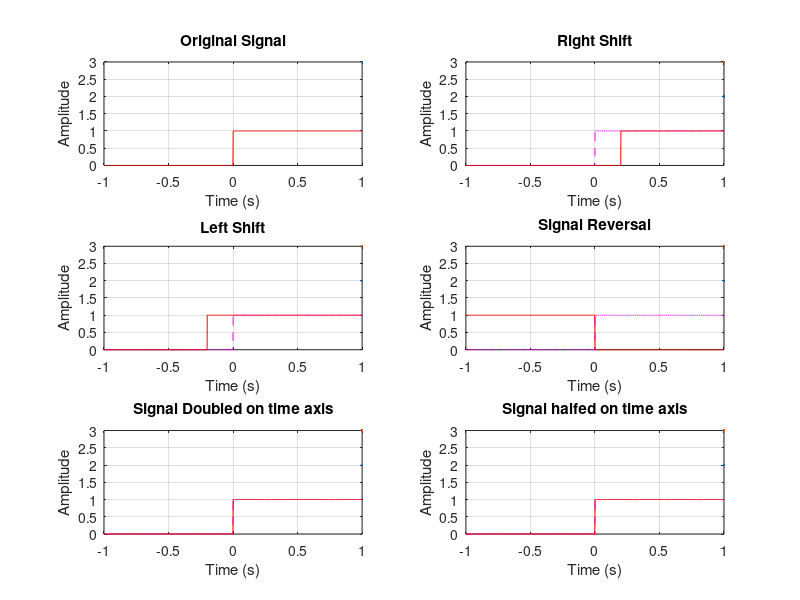

The MATLAB source for this figure:
clear all;
close all;
clc;
%% First We will write unit step signal

t = -1 : 10^-3 : 1;

m1 = zeros(1, length(t));


u = zeros(1, length(t));

shift1 = -0.2;
shift2 = 0.2;
shift_a = 2;
shift_b = 1/2;
shift_c = -1;


for i = 1:length(t)

    if t(i) > 0
        u(i) = 1;
    elseif t(i) == 0
        u(i) = 1/2;
    else
        u(i) = 0;
    end
end

%% Now we will apply shifts


for i = 1:length(t)

    if t(i) > -shift1
        m1(i) = 1;
    elseif t(i) == -shift1
        m1(i) = 1/2;
    else
        m1(i) = 0;
    end
end

for i = 1:length(t)

    if t(i) > -shift2
        m2(i) = 1;
    elseif t(i) == -shift2
        m2(i) = 1/2;
    else
        m2(i) = 0;
    end
end

for i = 1:length(t)

    if t(i) < 0
        m3(i) = 1;
    elseif t(i) == 0
        m3(i) = 1/2;
    else
        m3(i) = 0;
    end

end



figure;

subplot(3,2,1)
plot(t, u, 'r', LineWidth=3)
xlabel('Time (s)')
ylabel('Amplitude')
title('Original Signal')
grid on

subplot(3,2,2)

plot(t, u, 'm--', LineWidth=2)
hold on
plot(t, m1, 'r', LineWidth=3)
hold off
xlabel('Time (s)')
ylabel('Amplitude')
title('Right Shift')
grid on

subplot(3,2,3)
plot(t, u, 'm--', LineWidth=2)
hold on
plot(t, m2, 'r', LineWidth=3)
hold off
xlabel('Time (s)')
ylabel('Amplitude')
title('Left Shift')
grid on

subplot(3,2,4)
plot(t, u, 'm--', LineWidth=2)
hold on
plot(t, m3, 'r', LineWidth=3)
hold off
xlabel('Time (s)')
ylabel('Amplitude')
title('Signal Reversal')
grid on

subplot(3,2,5)
plot(t, u, 'm--', LineWidth=2)
hold on
plot(t, u, 'r', LineWidth=3)
hold off
xlabel('Time (s)')
ylabel('Amplitude')
title('Signal Doubled on time axis')
grid on


subplot(3,2,6)
plot(t, u, 'm--', LineWidth=2)
hold on
plot(t, u, 'r', LineWidth=3)
hold off
xlabel('Time (s)')
ylabel('Amplitude')
title('Signal halfed on time axis')
grid on
